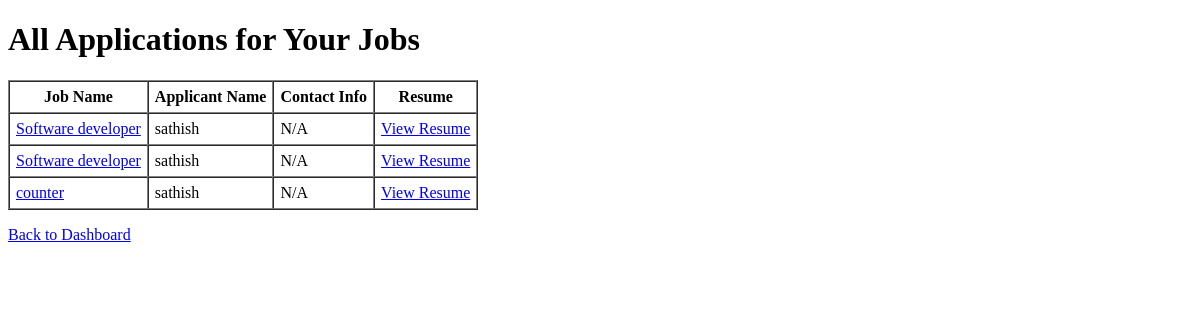
The page /admin_dashboard/applications (signed in) on the database as committed earlier.
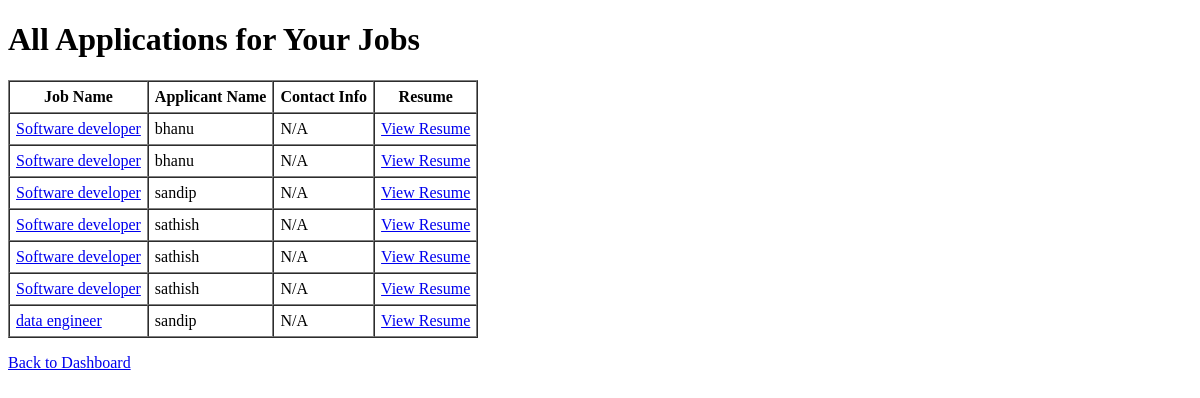
The same page on the database as committed later.
### tables this page shows
CREATE TABLE applications (
            id INTEGER PRIMARY KEY AUTOINCREMENT,
            job_id INTEGER NOT NULL,
            applicant_name TEXT NOT NULL,
            contact_info TEXT,
            resume_filename TEXT, applicant_email TEXT, applicant_phone TEXT, first_name TEXT, last_name TEXT, dob TEXT, address TEXT, pincode TEXT, experience REAL, skills_applied TEXT, preferred_location TEXT, user_id INTEGER,
            FOREIGN KEY(job_id) REFERENCES career_options(id)
        );

CREATE TABLE career_options (
            id INTEGER PRIMARY KEY AUTOINCREMENT,
            name TEXT NOT NULL,
            description TEXT NOT NULL,
            learn_more TEXT NOT NULL,
            skills_required TEXT,
            application_form_url TEXT,
            is_vacant INTEGER DEFAULT 1,
            total_labour_vacancy INTEGER DEFAULT 0,
            posted_by TEXT,
            posted_date DATETIME DEFAULT CURRENT_TIMESTAMP
        );

### app.py (the view)
@app.route('/admin_dashboard/applications')
@admin_required
def view_all_applications():
    db = get_db()
    username = current_user.username
    query = """
        SELECT a.id, a.applicant_name, a.contact_info, a.resume_filename, c.id AS job_id, c.name AS job_name
        FROM applications a
        JOIN career_options c ON a.job_id = c.id
        WHERE c.posted_by = ?
        ORDER BY c.name, a.applicant_name
    """
    applications = db.execute(query, (username,)).fetchall()
    return render_template('all_applications.html', applications=applications)

### app.py (called while the page is built)
def get_db():
    db = getattr(g, '_database', None)
    if db is None:
        db = g._database = sqlite3.connect(DATABASE)
    db.row_factory = sqlite3.Row
    return db

@app.teardown_appcontext
def close_connection(exception):
    db = getattr(g, '_database', None)
    if db:
        db.close()

@login_manager.user_loader
def load_user(user_id):
    return User.get(user_id)

def admin_required(f):
    @wraps(f)
    def decorated_function(*args, **kwargs):
        if not current_user.is_authenticated or current_user.role != 'admin':
            flash("Admin access required.", "error")
            return redirect(url_for('login'))
        return f(*args, **kwargs)
    return decorated_function

### templates/all_applications.html (shortened to what this page needs)
<!DOCTYPE html>
<html>
<head>
</head>
<body>
  <h1>All Applications for Your Jobs</h1>
  {% if applications %}
  <table border="1" cellpadding="6" cellspacing="0">
    <thead>
      <tr>
        <th>Job Name</th>
        <th>Applicant Name</th>
        <th>Contact Info</th>
        <th>Resume</th>
      </tr>
    </thead>
    <tbody>
      {% for app in applications %}
      <tr>
        <td><a href="{{ url_for('view_applications', job_id=app['job_id']) }}">{{ app['job_name'] }}</a></td>
        <td>{{ app['applicant_name'] }}</td>
        <td>{{ app['contact_info'] or 'N/A' }}</td>
        <td>
          {% if app['resume_filename'] %}
            <a href="{{ url_for('uploaded_resume', filename=app['resume_filename']) }}" target="_blank">View Resume</a>
          {% else %}
            No resume uploaded
          {% endif %}
        </td>
      </tr>
      {% endfor %}
    </tbody>
  </table>
  {% else %}
  <p>No applications found.</p>
  {% endif %}
  <p><a href="{{ url_for('admin_dashboard') }}">Back to Dashboard</a></p>
</body>
</html>

Rows that differ between the two databases and show on the page:
removed applications: job_name "counter", applicant_name "sathish", contact_info "N/A"
added applications: job_name "Software developer", applicant_name "bhanu", app "N/A"
added applications: job_name "Software developer", applicant_name "bhanu", app "N/A"
added applications: job_name "Software developer", applicant_name "sandip", app "N/A"
added applications: job_name "Software developer", applicant_name "sathish", app "N/A"
added applications: job_name "data engineer", applicant_name "sandip", app "N/A"
